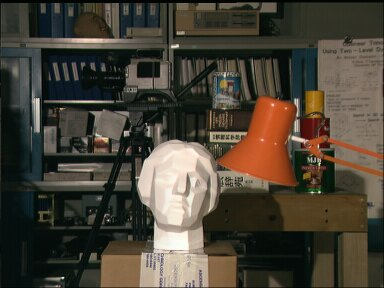
#> input picture PyLearnIPHistogramEqualization/input/statue.jpg, 384 x 288 px
$ jupyter execute histogram_equalization.ipynb
#> lines starting #> are read from the running program, lines starting #| are printed output that depends on the picture
[cell 1]
import cv2
import numpy as np
import matplotlib.pyplot as plt

[cell 2]
image = cv2.imread('input/statue.jpg', cv2.IMREAD_GRAYSCALE)
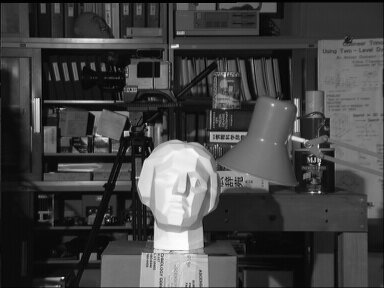
#> image: shape (288, 384); min 0, max 255, mean 67.2
plt.imshow(image, cmap='gray')
plt.axis('off')
plt.show()
hist = cv2.calcHist([image], [0], None, [256], [0, 256])
#> hist = 256 values, max 2676 at index 12, min 4 at index 253, mean 432
plt.plot(hist)
plt.show()
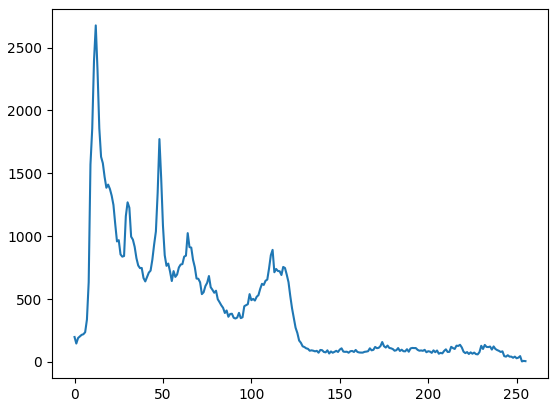
#> figure drawn by matplotlib, 1 panel; curve peaks at x = 12, y = 2676

[cell 3]
result = cv2.equalizeHist(image)
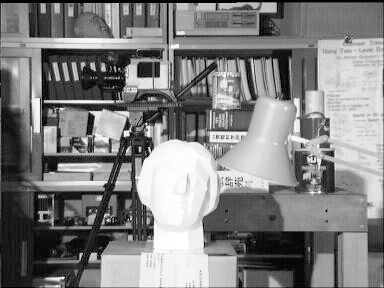
#> result: shape (288, 384); min 0, max 255, mean 128.4
plt.imshow(result, cmap='gray')
plt.axis('off')
plt.show()
hist = cv2.calcHist([result], [0], None, [256], [0, 256])
#> hist = 256 values, max 2676 at index 25, min 0 at index 6, mean 432
plt.plot(hist)
plt.show()
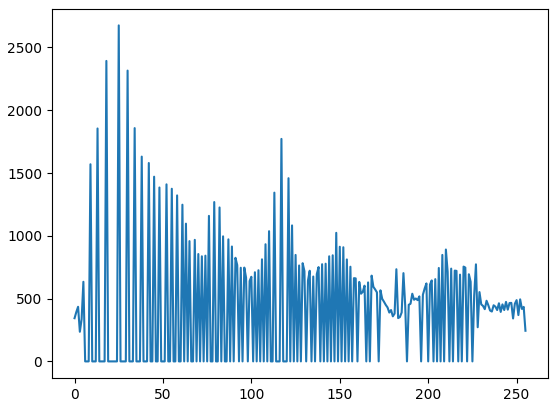
#> figure drawn by matplotlib, 1 panel; curve peaks at x = 25, y = 2676

[cell 4]
claheFilter = cv2.createCLAHE(clipLimit=4, tileGridSize=(40, 40))
result2 = claheFilter.apply(image)
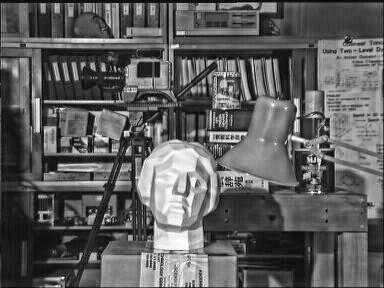
#> result2: shape (288, 384); min 4, max 255, mean 93.5
plt.imshow(result2, cmap='gray')
plt.axis('off')
plt.show()
hist = cv2.calcHist([result2], [0], None, [256], [0, 256])
#> hist = 256 values, max 1143 at index 22, min 0 at index 0, mean 432
plt.plot(hist)
plt.show()
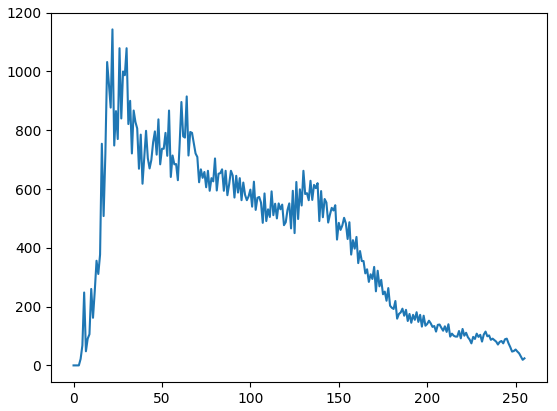
#> figure drawn by matplotlib, 1 panel; curve peaks at x = 22, y = 1143

[cell 5]
resultf = np.hstack((image, result, result2))
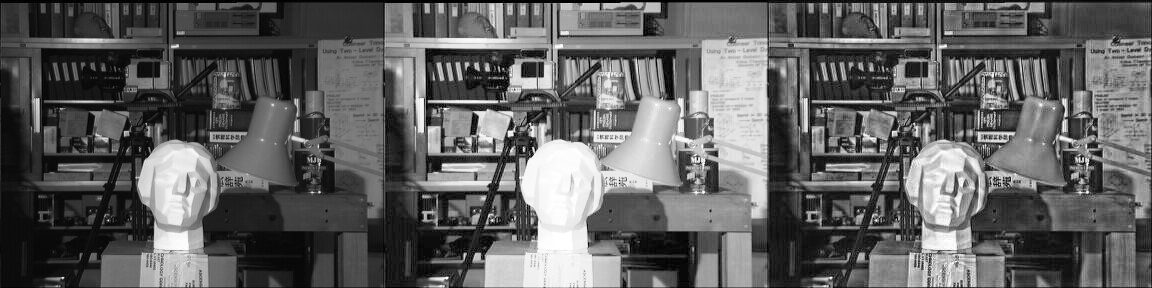
#> resultf: shape (288, 1152); min 0, max 255, mean 96.4
plt.figure(figsize=(20,6))
plt.imshow(resultf, cmap='gray')
plt.axis('off')
plt.show()
cv2.imwrite('output/statue.jpg', resultf)
#> Out = True
